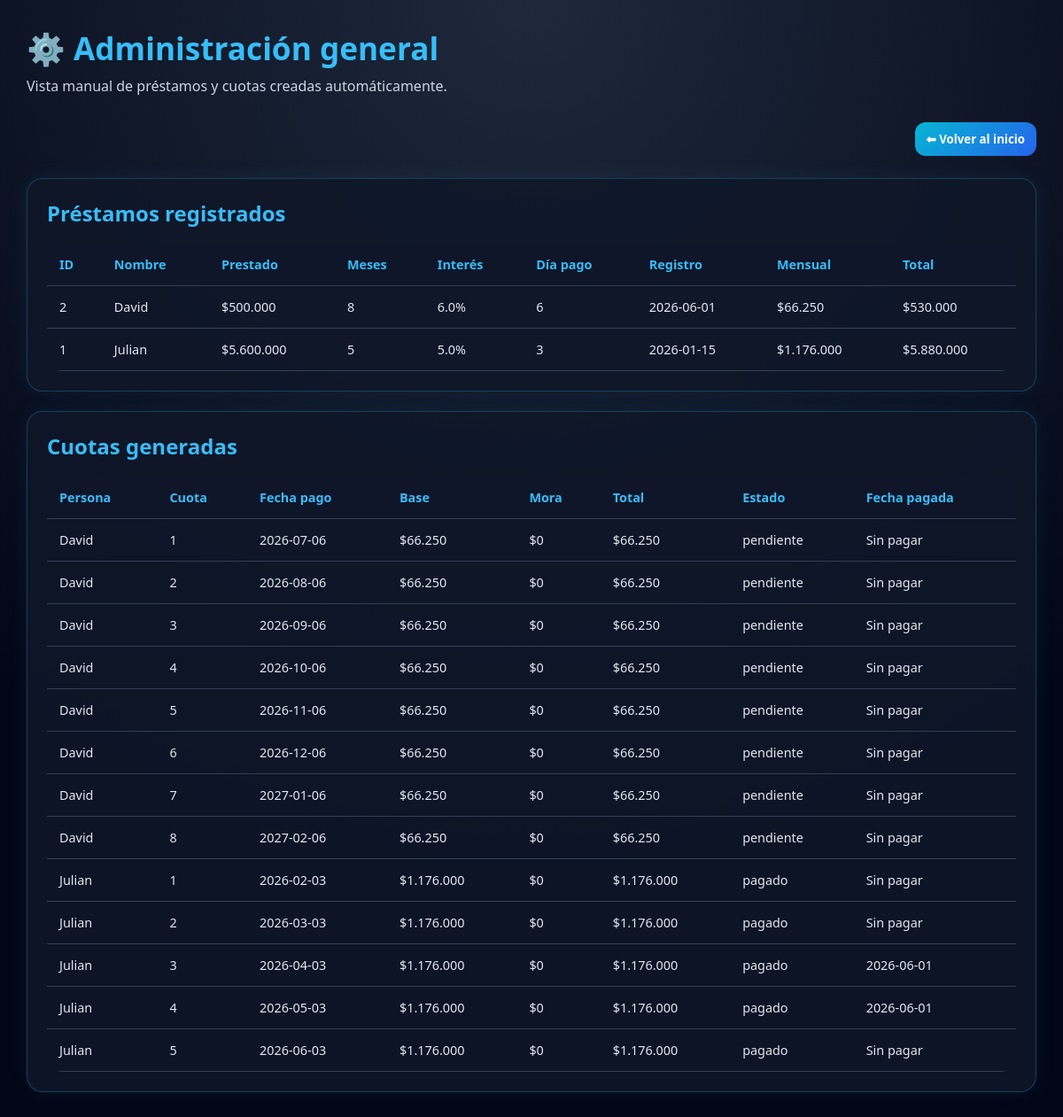
The page /admin on the database its author committed.
### tables this page shows
CREATE TABLE prestamos (
            id INTEGER PRIMARY KEY AUTOINCREMENT,
            nombre TEXT NOT NULL,
            valor_prestado REAL NOT NULL,
            meses INTEGER NOT NULL,
            interes REAL NOT NULL,
            dia_pago INTEGER NOT NULL,
            fecha_registro TEXT NOT NULL,
            valor_mensual_base REAL NOT NULL,
            total_con_interes REAL NOT NULL
        );

CREATE TABLE cuotas (
            id INTEGER PRIMARY KEY AUTOINCREMENT,
            prestamo_id INTEGER NOT NULL,
            numero_cuota INTEGER NOT NULL,
            fecha_pago TEXT NOT NULL,
            valor_base REAL NOT NULL,
            incremento_mora REAL DEFAULT 0,
            valor_total REAL NOT NULL,
            estado TEXT DEFAULT 'pendiente',
            fecha_pagada TEXT,
            FOREIGN KEY(prestamo_id) REFERENCES prestamos(id)
        );

### app.py (the view)
@app.route("/admin")
def admin():
    conn = get_connection()
    prestamos = conn.execute("SELECT * FROM prestamos ORDER BY id DESC").fetchall()
    cuotas = conn.execute("""
        SELECT cuotas.*, prestamos.nombre
        FROM cuotas
        INNER JOIN prestamos ON prestamos.id = cuotas.prestamo_id
        ORDER BY prestamos.id DESC, cuotas.numero_cuota ASC
    """).fetchall()
    conn.close()
    return render_template("admin.html", prestamos=prestamos, cuotas=cuotas)

### app.py (called while the page is built)
def get_connection():
    os.makedirs("instance", exist_ok=True)
    conn = sqlite3.connect(DB_PATH)
    conn.row_factory = sqlite3.Row
    return conn

### app/templates/admin.html (shortened to what this page needs)
<!DOCTYPE html>
<html lang="es">
<head>
  <link rel="stylesheet" href="{{ url_for('static', filename='css/styles.css') }}">
</head>
<body>
<div class="container">
  <header>
    <h1>⚙️ Administración general</h1>
    <p>Vista manual de préstamos y cuotas creadas automáticamente.</p>
  </header>
  <section class="main-actions">
    <a href="{{ url_for('home') }}" class="btn-primary">⬅ Volver al inicio</a>
  </section>
  <section class="card">
    <h2 class="section-title">Préstamos registrados</h2>
    <table>
      <thead>
        <tr>
          <th>ID</th>
          <th>Nombre</th>
          <th>Prestado</th>
          <th>Meses</th>
          <th>Interés</th>
          <th>Día pago</th>
          <th>Registro</th>
          <th>Mensual</th>
          <th>Total</th>
        </tr>
      </thead>
      <tbody>
        {% for p in prestamos %}
        <tr>
          <td>{{ p.id }}</td>
          <td>{{ p.nombre }}</td>
          <td>${{ "{:,.0f}".format(p.valor_prestado).replace(",", ".") }}</td>
          <td>{{ p.meses }}</td>
          <td>{{ p.interes }}%</td>
          <td>{{ p.dia_pago }}</td>
          <td>{{ p.fecha_registro }}</td>
          <td>${{ "{:,.0f}".format(p.valor_mensual_base).replace(",", ".") }}</td>
          <td>${{ "{:,.0f}".format(p.total_con_interes).replace(",", ".") }}</td>
        </tr>
        {% endfor %}
      </tbody>
    </table>
  </section>
  <br>
  <section class="card">
    <h2 class="section-title">Cuotas generadas</h2>
    <table>
      <thead>
        <tr>
          <th>Persona</th>
          <th>Cuota</th>
          <th>Fecha pago</th>
          <th>Base</th>
          <th>Mora</th>
          <th>Total</th>
          <th>Estado</th>
          <th>Fecha pagada</th>
        </tr>
      </thead>
      <tbody>
        {% for c in cuotas %}
        <tr>
          <td>{{ c.nombre }}</td>
          <td>{{ c.numero_cuota }}</td>
          <td>{{ c.fecha_pago }}</td>
          <td>${{ "{:,.0f}".format(c.valor_base).replace(",", ".") }}</td>
          <td>${{ "{:,.0f}".format(c.incremento_mora).replace(",", ".") }}</td>
          <td>${{ "{:,.0f}".format(c.valor_total).replace(",", ".") }}</td>
          <td>{{ c.estado }}</td>
          <td>{{ c.fecha_pagada or "Sin pagar" }}</td>
        </tr>
        {% endfor %}
      </tbody>
    </table>
  </section>
</div>
</body>
</html>

### app/static/css/styles.css (style rules this page uses)
* { box-sizing: border-box; margin: 0; padding: 0; font-family: 'Segoe UI', Arial, sans-serif; }
body { background: radial-gradient(circle at top, #1e293b, #020617 70%); color: #f8fafc; min-height: 100vh; padding: 30px; }
.container { max-width: 1450px; margin: auto; }
header { margin-bottom: 30px; }
header h1 { font-size: 2.2rem; color: #38bdf8; }
header p { color: #cbd5e1; margin-top: 8px; }
.card { background: rgba(15, 23, 42, 0.88); border: 1px solid rgba(56, 189, 248, 0.25); border-radius: 18px; padding: 22px; box-shadow: 0 0 25px rgba(56, 189, 248, 0.08); }
.main-actions { margin-bottom: 25px; display: flex; justify-content: flex-end; }
.section-title { margin-bottom: 18px; color: #38bdf8; }
button, a { text-decoration: none; border: none; padding: 10px 13px; border-radius: 12px; cursor: pointer; font-weight: bold; font-size: 0.83rem; display: inline-block; text-align: center; }
.btn-primary { background: linear-gradient(135deg, #06b6d4, #2563eb); color: white; }
table { width: 100%; border-collapse: collapse; overflow: hidden; border-radius: 18px; }
th, td { padding: 14px; text-align: left; border-bottom: 1px solid #334155; font-size: 0.9rem; }
th { color: #38bdf8; background: rgba(15, 23, 42, 0.95); }
td { color: #e2e8f0; }

### rows shown on the page
prestamos: id "2", nombre "David", valor_prestado "500.000", meses "8", interes "6.0", dia_pago "6", fecha_registro "2026-06-01", valor_mensual_base "66.250", total_con_interes "530.000"
prestamos: id "1", nombre "Julian", valor_prestado "5.600.000", meses "5", interes "5.0", dia_pago "3", fecha_registro "2026-01-15", valor_mensual_base "1.176.000", total_con_interes "5.880.000"
cuotas: nombre "David", numero_cuota "1", fecha_pago "2026-07-06", valor_base "66.250", incremento_mora "0", valor_total "66.250", estado "pendiente", fecha_pagada "Sin pagar"
cuotas: nombre "David", numero_cuota "2", fecha_pago "2026-08-06", valor_base "66.250", incremento_mora "0", valor_total "66.250", estado "pendiente", fecha_pagada "Sin pagar"
cuotas: nombre "David", numero_cuota "3", fecha_pago "2026-09-06", valor_base "66.250", incremento_mora "0", valor_total "66.250", estado "pendiente", fecha_pagada "Sin pagar"
cuotas: nombre "David", numero_cuota "4", fecha_pago "2026-10-06", valor_base "66.250", incremento_mora "0", valor_total "66.250", estado "pendiente", fecha_pagada "Sin pagar"
cuotas: nombre "David", numero_cuota "5", fecha_pago "2026-11-06", valor_base "66.250", incremento_mora "0", valor_total "66.250", estado "pendiente", fecha_pagada "Sin pagar"
cuotas: nombre "David", numero_cuota "6", fecha_pago "2026-12-06", valor_base "66.250", incremento_mora "0", valor_total "66.250", estado "pendiente", fecha_pagada "Sin pagar"
cuotas: nombre "David", numero_cuota "7", fecha_pago "2027-01-06", valor_base "66.250", incremento_mora "0", valor_total "66.250", estado "pendiente", fecha_pagada "Sin pagar"
cuotas: nombre "David", numero_cuota "8", fecha_pago "2027-02-06", valor_base "66.250", incremento_mora "0", valor_total "66.250", estado "pendiente", fecha_pagada "Sin pagar"
cuotas: nombre "Julian", numero_cuota "1", fecha_pago "2026-02-03", valor_base "1.176.000", incremento_mora "0", valor_total "1.176.000", estado "pagado", fecha_pagada "Sin pagar"
cuotas: nombre "Julian", numero_cuota "2", fecha_pago "2026-03-03", valor_base "1.176.000", incremento_mora "0", valor_total "1.176.000", estado "pagado", fecha_pagada "Sin pagar"
cuotas: nombre "Julian", numero_cuota "3", fecha_pago "2026-04-03", valor_base "1.176.000", incremento_mora "0", valor_total "1.176.000", estado "pagado", fecha_pagada "2026-06-01"
cuotas: nombre "Julian", numero_cuota "4", fecha_pago "2026-05-03", valor_base "1.176.000", incremento_mora "0", valor_total "1.176.000", estado "pagado", fecha_pagada "2026-06-01"
cuotas: nombre "Julian", numero_cuota "5", fecha_pago "2026-06-03", valor_base "1.176.000", incremento_mora "0", valor_total "1.176.000", estado "pagado", fecha_pagada "Sin pagar"
